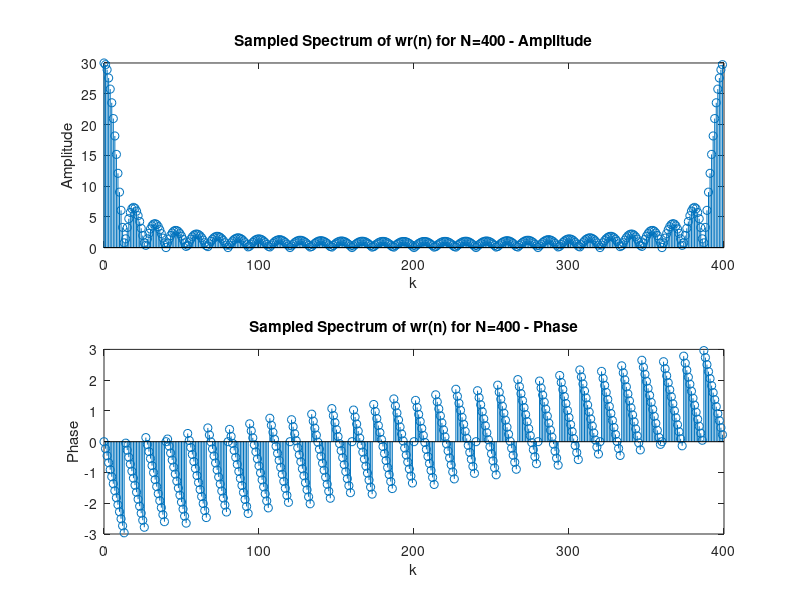
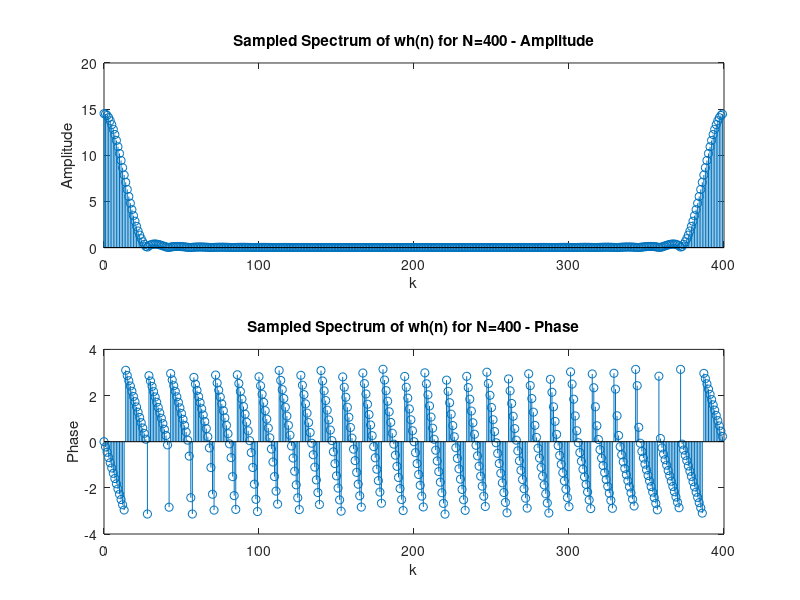
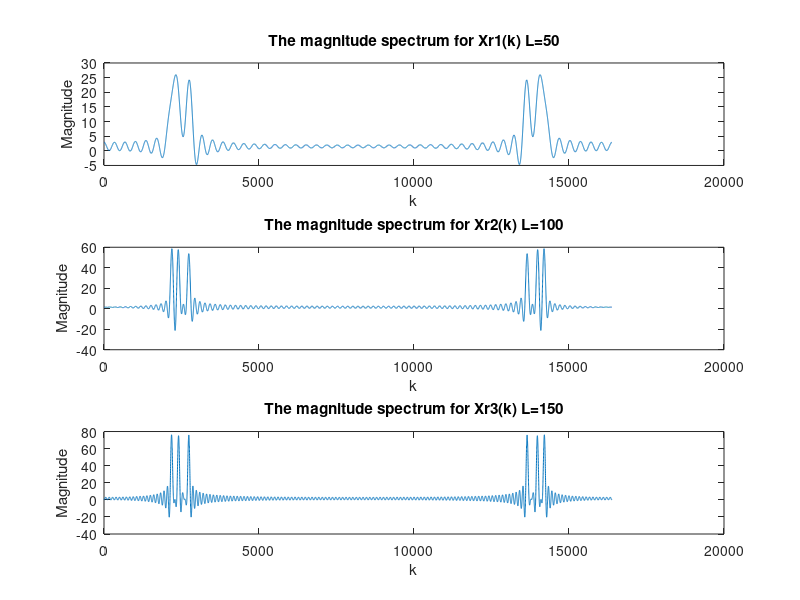
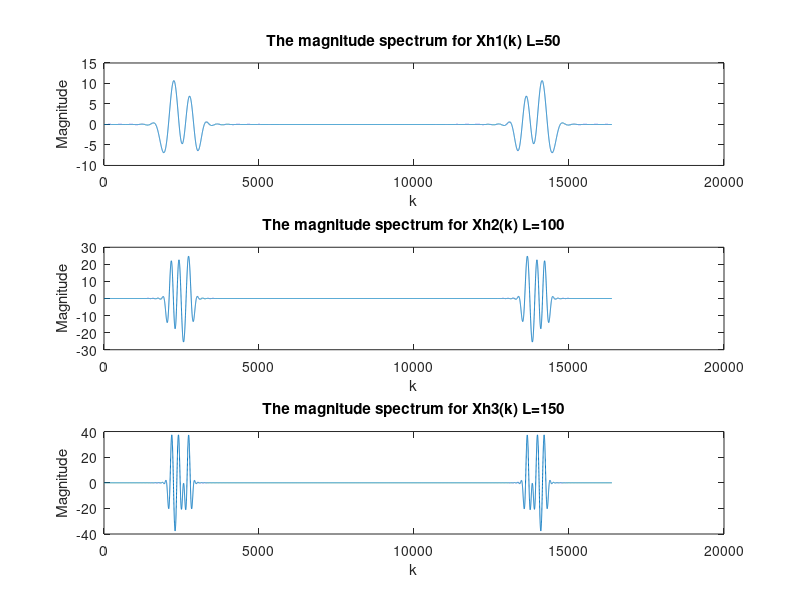

The MATLAB source for these figures, in order: (Note: this script raises an error after producing the figures.)
% prob2-b
filter(1:98)=1;
filter(99:512)=0;
DFT_filter=fft(filter,512);
% prob2-c
data_block_1st(1:414)=1;
data_block_1st(415:512)=0;
DFT_data_block_1st=fft(data_block_1st,512);

% prob3-b
wr_n(1:30)=1;                   % The sequence of the rectangular window
n=0:30;
wh_n=0.5*(1-cos(2*pi*n/29));    % The sequence of the Hanning window
Wr_w=fft(wr_n,400);
Wh_w=fft(wh_n,400);
% Plot the magnitude and phase of the sampled spectra of the sequence of the rectangular window
y1_am=abs(Wr_w);
y1_ph=angle(Wr_w);
figure(1)
subplot(2,1,1)
stem(0:length(y1_am)-1,y1_am)
title('Sampled Spectrum of wr(n) for N=400 - Amplitude')
xlabel('k')
ylabel('Amplitude')
subplot(2,1,2)
stem(0:length(y1_ph)-1,y1_ph)
title('Sampled Spectrum of wr(n) for N=400 - Phase')
xlabel('k')
ylabel('Phase')
% Plot the magnitude and phase of the sampled spectra of the sequence of the Hanning window
y2_am=abs(Wh_w);
y2_ph=angle(Wh_w);
figure(2)
subplot(2,1,1)
stem(0:length(y2_am)-1,y2_am)
title('Sampled Spectrum of wh(n) for N=400 - Amplitude')
xlabel('k')
ylabel('Amplitude')
subplot(2,1,2)
stem(0:length(y2_ph)-1,y2_ph)
title('Sampled Spectrum of wh(n) for N=400 - Phase')
xlabel('k')
ylabel('Phase')

% prob3-c
% i.Use the rectangular window
n=0:49;                       % L=50
x10_n=cos(2*200*pi*n/1500)+cos(2*220*pi*n/1500)+cos(2*250*pi*n/1500);
wr_n1(1:50)=1;
xr1=x10_n.*wr_n1;
Xr1=fft(xr1,2^14);
n=0:99;                       % L=100
x11_n=cos(2*200*pi*n/1500)+cos(2*220*pi*n/1500)+cos(2*250*pi*n/1500);
wr_n2(1:100)=1;
xr2=x11_n.*wr_n2;
Xr2=fft(xr2,2^14);
n=0:149;                       % L=150
x12_n=cos(2*200*pi*n/1500)+cos(2*220*pi*n/1500)+cos(2*250*pi*n/1500);
wr_n3(1:150)=1;
xr3=x12_n.*wr_n3;
Xr3=fft(xr3,2^14);
w=0:2^14-1;
figure(3)
subplot(3,1,1)                  % Plot the magnitude spectrum for Xr1(k)
plot(w,Xr1)
title('The magnitude spectrum for Xr1(k) L=50')
xlabel('k')
ylabel('Magnitude')
subplot(3,1,2)                  % Plot the magnitude spectrum for Xr2(k)
plot(w,Xr2)
title('The magnitude spectrum for Xr2(k) L=100')
xlabel('k')
ylabel('Magnitude')
subplot(3,1,3)                  % Plot the magnitude spectrum for Xr3(k)
plot(w,Xr3)
title('The magnitude spectrum for Xr3(k) L=150')
xlabel('k')
ylabel('Magnitude')
% ii.Use the Hanning window
n=0:49;                       % L=50
x20_n=cos(2*200*pi*n/1500)+cos(2*220*pi*n/1500)+cos(2*250*pi*n/1500);
wh_n=0.5*(1-cos(2*pi*n/49));
xh1=x20_n.*wh_n;
Xh1=fft(xh1,2^14);
n=0:99;                       % L=100
x21_n=cos(2*200*pi*n/1500)+cos(2*220*pi*n/1500)+cos(2*250*pi*n/1500);
wh_n=0.5*(1-cos(2*pi*n/99));
xh2=x21_n.*wh_n;
Xh2=fft(xh2,2^14);
n=0:149;                       % L=150
x22_n=cos(2*200*pi*n/1500)+cos(2*220*pi*n/1500)+cos(2*250*pi*n/1500);
wh_n=0.5*(1-cos(2*pi*n/149));
xh3=x22_n.*wh_n;
Xh3=fft(xh3,2^14);
w=0:2^14-1;
figure(4)
subplot(3,1,1)                  % Plot the magnitude spectrum for Xh1(k)
plot(w,Xh1)
title('The magnitude spectrum for Xh1(k) L=50')
xlabel('k')
ylabel('Magnitude')
subplot(3,1,2)                  % Plot the magnitude spectrum for Xh2(k)
plot(w,Xh2)
title('The magnitude spectrum for Xh2(k) L=100')
xlabel('k')
ylabel('Magnitude')
subplot(3,1,3)                  % Plot the magnitude spectrum for Xh3(k)
plot(w,Xh3)
title('The magnitude spectrum for Xh3(k) L=150')
xlabel('k')
ylabel('Magnitude')


% prob4-a
figure(5)
y1=sampdata;
stem(0:length(y1)-1,y1)
title('A sample input sequence')
xlabel('Sample Number')
ylabel('Amplitude')
% prob4-b
X_dct=dct(y1);
Mag_dct=abs(X_dct);
figure(6)
stem(0:length(Mag_dct)-1,Mag_dct)
title('The magnitudes of the DCT for the test sequence')
xlabel('Frequency (Radians)')
ylabel('Amplitude')


% prob4-c
n=length(y1);
y2=y1;
for j = n+1:1:2*n           % Extend the original sequence to make it even symmetric
    y2(j)=y1(2*n+1-j);
end
Y2=fft(y2,length(y2));      % Use a 2N point DFT to compute Y2
for k = 1:1:length(Y2)      % Multiply Y2 by relevant complex exponential
    Y2(k)=Y2(k)*exp(1)^(-1i*2*pi*k/(4*n));
end
Y2(n+1:2*n)=[];             % Extract the first N values
Mag_Y2=abs(Y2);
Abs_error=abs(Mag_dct-Mag_Y2);
figure(7)
stem(0:length(Abs_error)-1,Abs_error)
title('The absolute error between the implementation and the result from b')
xlabel('Frequency (Radians)')
ylabel('Absolute error')
figure(8)
stem(0:length(Mag_Y2)-1,Mag_Y2)
title('The magnitudes of the DCT for the test sequence')
xlabel('Frequency (Radians)')
ylabel('Amplitude')

% prob4-d
Mag_Y3=Mag_Y2;
Mag_Y3(1)=Mag_Y2(1)/sqrt(n);        % Change each coefficient according to the documentation
for k = 2:1:length(Y2)
    Mag_Y3(k)=Mag_Y2(k)/sqrt(n/2);
end
figure(9)
Abs_error=abs(Mag_dct-Mag_Y3);
stem(0:length(Abs_error)-1,Abs_error)
title('The absolute error between the implementation and the result from b')
xlabel('Frequency (Radians)')
ylabel('Absolute error')
figure(10)
stem(0:length(Mag_Y3)-1,Mag_Y3)
title('The magnitudes of the DCT for the test sequence')
xlabel('Frequency (Radians)')
ylabel('Amplitude')


